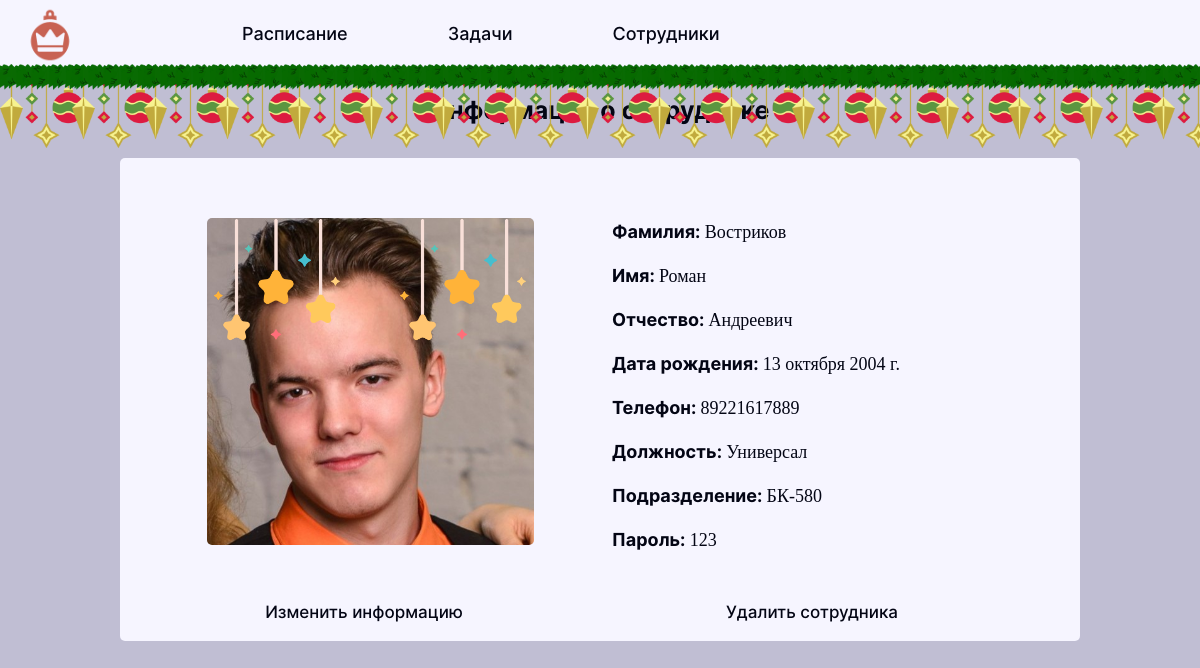
The app's page /aup/employers/14 (signed in) with its own data.
### aup/models.py (models this page shows, shortened)
class Employers(models.Model):
    surname = models.CharField('Фамилия', max_length=100)
    name = models.CharField('Имя', max_length=100)
    lastname = models.CharField('Отчество', max_length=100, null=True, default='-')
    username = models.CharField('Логин', max_length=100, default='-')
    gender_id = models.ForeignKey('Genders', on_delete=models.CASCADE, null=True, default=None)
    phone = models.CharField('Phone', max_length=100, null=True, default=None)
    password = models.CharField('Пароль', max_length=100)
    photo = models.ImageField(blank=True, upload_to='images', default=None, null=True)
    post_id = models.ForeignKey('Posts', on_delete=models.CASCADE)
    division_id = models.ForeignKey('Divisions', on_delete=models.CASCADE)
    birthday = models.DateField('Дата рождения', default='2000-01-01')
    class Meta:
        verbose_name = 'Сотрудник'
        verbose_name_plural = 'Сотрудники'

class Posts(models.Model):
    post_name = models.CharField('Наименование должности', max_length=50)
    post_code = models.CharField('Код должности', max_length=20, default=None)
    def __str__(self):
        return self.post_name
    class Meta:
        verbose_name = 'Должность'
        verbose_name_plural = 'Должности'

class Divisions(models.Model):
    division_name = models.CharField('Наименование подразделения', max_length=100)
    region = models.CharField('Регион', max_length=100)
    city = models.CharField('Город', max_length=100)
    address = models.CharField('Адрес', max_length=100)
    start_work = models.TimeField('Время начала работы')
    end_work = models.TimeField('Время конца работы')
    is_stop = models.BooleanField('Стоп пожелайки', default=False)
    def __str__(self):
        return self.division_name
    class Meta:
        verbose_name = 'Подразделение'
        verbose_name_plural = 'Подразделения'

### aup/views.py (the view)
# urls.py: path('employers/<int:pk>', views.Employer_Detail_View.as_view(), name='aup_employer_info'),
class Employer_Detail_View(DetailView):
    model = Employers
    template_name = 'aup/employer_info.html'
    context_object_name = 'employer'

### aup/templates/aup/employer_info.html (shortened to what this page needs)
{% extends 'aup/layout_2.html' %}
{% load static %}
{% block content %}
    <div class="content text-center profile_content">
        <h1 class="title">Информация о сотруднике</h1>
        <div class="container text-center row profile">
            <div class="container col" style="position: relative;">
                {% if employer.photo %}
                <img src="{% static 'sign_in/img/stars.png' %}" class="photo" style="position: absolute; width: 30%; z-index: 2;">
                <img src="{% static 'sign_in/img/stars.png' %}" class="photo" style="position: absolute; width: 30%; z-index: 2; left: 55%;">
                <img src="{{employer.photo.url}}" class="photo">
                {% else %}
                {% if employer.gender_id.gender_name == 'Мужской' %}
                <img src="{% static 'hbr/img/user.png' %}" class="photo">
                {% else %}
                <img src="{% static 'hbr/img/user (1).png' %}" class="photo">
                {% endif %}
                {% endif %}
            </div>
            <div class="container col profile_info">
                <p class="text"><span style="font-family: 'Inter Bold';">Фамилия: </span>{{ employer.surname }}</p>
                <p class="text"><span style="font-family: 'Inter Bold';">Имя: </span>{{ employer.name }}</p>
                <p class="text"><span style="font-family: 'Inter Bold';">Отчество: </span>{{ employer.lastname }}</p>
                <p class="text"><span style="font-family: 'Inter Bold';">Дата рождения: </span>{{ employer.birthday }}</p>
                <p class="text"><span style="font-family: 'Inter Bold';">Телефон: </span>{% if employer.phone != None %}{{ employer.phone }}{% else %}-{% endif %}</p>
                <p class="text"><span style="font-family: 'Inter Bold';">Должность: </span>{{ employer.post_id }}</p>
                <p class="text"><span style="font-family: 'Inter Bold';">Подразделение: </span>{{ employer.division_id }}</p>
                <p class="text"><span style="font-family: 'Inter Bold';">Пароль: </span>{{ employer.password }}</p>
            </div>
            <div class="row container">
                <div class="col">
                    <a href="{% url 'aup_edit_employer' employer.id %}" class="sign_out aup">Изменить информацию</a>
                </div>
                <div class="col">
                    <a href="{% url 'aup_delete_employer' employer.id %}" class="sign_out aup" onclick="return confirmAction('Вы уверены, что хотите удалить сотрудника?')">Удалить сотрудника</a>
                </div>
            </div>
        </div>
    </div>
{% endblock%}

### sign_in/static/sign_in/css/main.css (style rules this page uses)
body { font-family: 'Inter Bold'; }
body { background: var(--grey); }
div.content { margin: 75px 0px 100px 0px; display: flex; flex-direction: column; align-items: center; }
div.profile { background: var(--white); margin: 20px 10px; width: 80%; border-radius: 5px; padding: 60px 20px 15px 20px; }
div.profile_info { display: flex; flex-direction: column; align-items: flex-start; justify-content: center; }
p.text, div.text, label.text, input.text, select.text { font-family: 'Inter-Medium'; font-size: 18px; color: var(--dark_blue); }
img.photo { width: 75%; border-radius: 5px; }
a.sign_out { text-decoration: none; color: var(--dark_blue); font-family: 'Inter Medium'; display: flex; justify-content: flex-end; margin-top: 30px; transition: 0.25s; font-size: 17px; }
h1.title { padding: 20px 0px 5px 0px; color: var(--dark_blue); font-size: 25px; }
a.sign_out.aup { justify-content: center; }
:root { --grey: #C0BED3; --orange:#CA6455; --dark_orange:#5D323B; --blue: #1F144E; --dark_blue: #030514; --white: #F6F5FF; }

### records on screen
Employers: photo (picture), surname "Востриков", name "Роман", lastname "Андреевич", birthday "13 октября 2004 г.", phone "89221617889", post_id "Универсал", division_id "БК-580", password "123"
